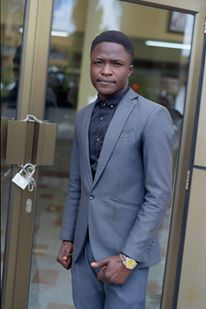
#> input picture images/ernest.jpg, 206 x 309 px
$ jupyter execute colorspaces.ipynb   (shell and % lines are left out)
#> lines starting #> are read from the running program, lines starting #| are printed output that depends on the picture
[cell 1]
import numpy as np
import matplotlib.image as mpimg  # for reading in images

import matplotlib.pyplot as plt
import cv2  # computer vision library


#Read in image
image = cv2.imread('images/ernest.jpg')
#> image is the input picture: shape (309, 206, 3); mean B, G, R 104.7, 101, 98.9

#Make the copy of the original image
image_copy = np.copy(image)


#Change from color to RGB (from BGR)
image_copy = cv2.cvtColor(image, cv2.COLOR_BGR2RGB)

#Display the image
plt.imshow(image_copy)

[cell 2]
#RGB CHANNEL

r =image_copy[:,:,0]
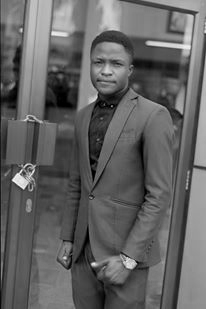
#> r: shape (309, 206); min 0, max 252, mean 98.9
r =image_copy[:,:,1]
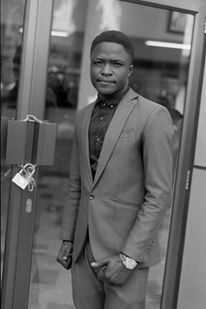
#> r: shape (309, 206); min 0, max 255, mean 101
r =image_copy[:,:,2]
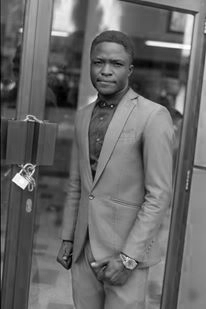
#> r: shape (309, 206); min 0, max 255, mean 104.7
